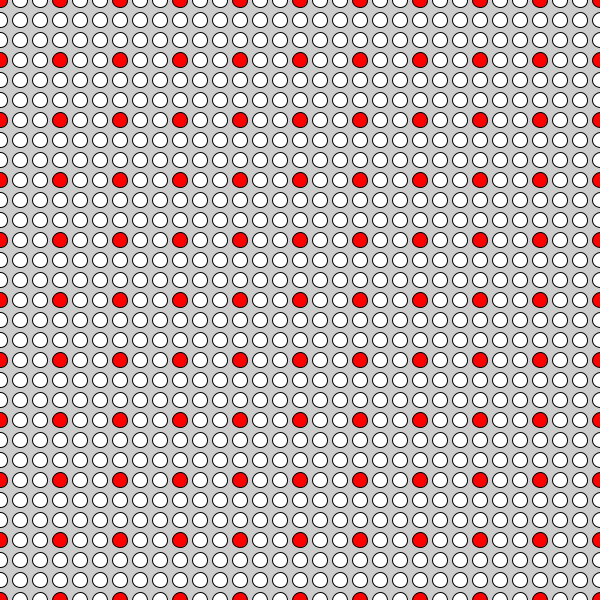
Frame 1 (no input)
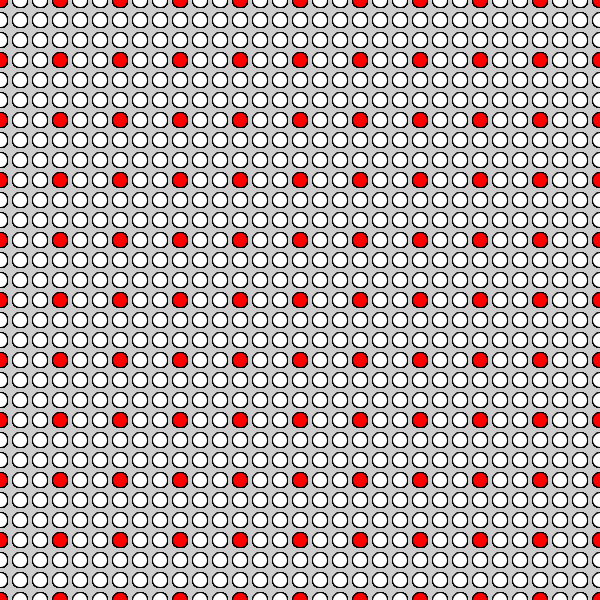
Frame 60 (the mouse pressed at the canvas centre just before this capture)
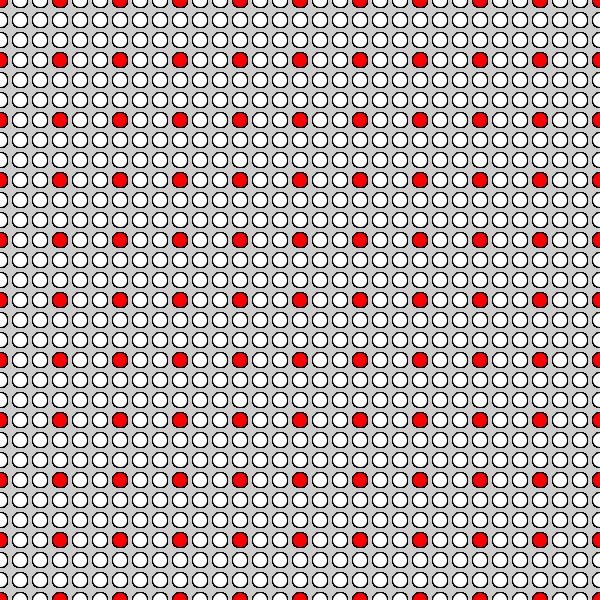
Frame 120 (the mouse held since frame 60 and released just before this capture)

The Processing sketch that drew these frames (run headless with seeded random() and noise(); from frame 60 on, the mouse is pressed at the canvas centre):

// Processing sketch: moduloPelotitas
// ── moduloPelotitas.pde
void setup() {
  size(600, 600);
}


void draw() {
  for (int i = 0; i<100; i++) {
    for (int j = 0; j<100; j++) {
      if (i%3==0 && j%3==0 ) {
        fill(255, 0, 0);//ROJO
      } else {
        fill(255);
      }
      circle(20*i, 20*j, 15);
    }
  }
}
